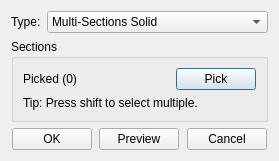
<?xml version="1.0" encoding="UTF-8"?>
<ui version="4.0">
 <class>SolidMultiSectionInfoDialog</class>
 <widget class="QDialog" name="SolidMultiSectionInfoDialog">
  <property name="geometry">
   <rect>
    <x>0</x>
    <y>0</y>
    <width>279</width>
    <height>152</height>
   </rect>
  </property>
  <property name="windowTitle">
   <string>Multi-Sections Solid</string>
  </property>
  <layout class="QGridLayout" name="gridLayout_4">
   <item row="0" column="0">
    <widget class="QWidget" name="widget_2" native="true">
     <property name="sizePolicy">
      <sizepolicy hsizetype="Preferred" vsizetype="Fixed">
       <horstretch>0</horstretch>
       <verstretch>0</verstretch>
      </sizepolicy>
     </property>
     <layout class="QGridLayout" name="gridLayout_2">
      <property name="leftMargin">
       <number>0</number>
      </property>
      <property name="topMargin">
       <number>0</number>
      </property>
      <property name="rightMargin">
       <number>0</number>
      </property>
      <property name="bottomMargin">
       <number>0</number>
      </property>
      <item row="0" column="0">
       <widget class="QLabel" name="label">
        <property name="sizePolicy">
         <sizepolicy hsizetype="Fixed" vsizetype="Preferred">
          <horstretch>0</horstretch>
          <verstretch>0</verstretch>
         </sizepolicy>
        </property>
        <property name="text">
         <string>Type:</string>
        </property>
       </widget>
      </item>
      <item row="0" column="1">
       <widget class="QComboBox" name="comb_type">
        <item>
         <property name="text">
          <string>Multi-Sections Solid</string>
         </property>
        </item>
       </widget>
      </item>
     </layout>
    </widget>
   </item>
   <item row="1" column="0">
    <widget class="QStackedWidget" name="stackedWidget">
     <widget class="QWidget" name="page">
      <layout class="QGridLayout" name="gridLayout">
       <property name="leftMargin">
        <number>0</number>
       </property>
       <property name="topMargin">
        <number>0</number>
       </property>
       <property name="rightMargin">
        <number>0</number>
       </property>
       <property name="bottomMargin">
        <number>0</number>
       </property>
       <item row="0" column="0">
        <widget class="QGroupBox" name="groupBox">
         <property name="sizePolicy">
          <sizepolicy hsizetype="Preferred" vsizetype="Fixed">
           <horstretch>0</horstretch>
           <verstretch>0</verstretch>
          </sizepolicy>
         </property>
         <property name="title">
          <string>Sections</string>
         </property>
         <layout class="QGridLayout" name="gridLayout_5">
          <item row="0" column="3">
           <widget class="QPushButton" name="pb_selectsource">
            <property name="sizePolicy">
             <sizepolicy hsizetype="Fixed" vsizetype="Fixed">
              <horstretch>0</horstretch>
              <verstretch>0</verstretch>
             </sizepolicy>
            </property>
            <property name="text">
             <string>Pick</string>
            </property>
           </widget>
          </item>
          <item row="0" column="1">
           <widget class="QLabel" name="lb_source">
            <property name="text">
             <string>Picked (0)</string>
            </property>
           </widget>
          </item>
          <item row="1" column="1" colspan="3">
           <widget class="QLabel" name="label_2">
            <property name="text">
             <string>Tip: Press shift to select multiple.</string>
            </property>
           </widget>
          </item>
         </layout>
        </widget>
       </item>
       <item row="2" column="0">
        <spacer name="verticalSpacer">
         <property name="orientation">
          <enum>Qt::Vertical</enum>
         </property>
         <property name="sizeHint" stdset="0">
          <size>
           <width>20</width>
           <height>40</height>
          </size>
         </property>
        </spacer>
       </item>
      </layout>
     </widget>
    </widget>
   </item>
   <item row="2" column="0">
    <widget class="QWidget" name="widget" native="true">
     <property name="sizePolicy">
      <sizepolicy hsizetype="Preferred" vsizetype="Fixed">
       <horstretch>0</horstretch>
       <verstretch>0</verstretch>
      </sizepolicy>
     </property>
     <layout class="QGridLayout" name="gridLayout_3">
      <property name="leftMargin">
       <number>0</number>
      </property>
      <property name="topMargin">
       <number>0</number>
      </property>
      <property name="rightMargin">
       <number>0</number>
      </property>
      <property name="bottomMargin">
       <number>0</number>
      </property>
      <item row="0" column="4">
       <spacer name="horizontalSpacer_3">
        <property name="orientation">
         <enum>Qt::Horizontal</enum>
        </property>
        <property name="sizeHint" stdset="0">
         <size>
          <width>40</width>
          <height>20</height>
         </size>
        </property>
       </spacer>
      </item>
      <item row="0" column="1">
       <widget class="QPushButton" name="pb_ok">
        <property name="text">
         <string>OK</string>
        </property>
       </widget>
      </item>
      <item row="0" column="3">
       <widget class="QPushButton" name="pb_preview">
        <property name="text">
         <string>Preview</string>
        </property>
       </widget>
      </item>
      <item row="0" column="5">
       <widget class="QPushButton" name="pb_cancel">
        <property name="text">
         <string>Cancel</string>
        </property>
       </widget>
      </item>
      <item row="0" column="2">
       <spacer name="horizontalSpacer_2">
        <property name="orientation">
         <enum>Qt::Horizontal</enum>
        </property>
        <property name="sizeHint" stdset="0">
         <size>
          <width>40</width>
          <height>20</height>
         </size>
        </property>
       </spacer>
      </item>
      <item row="0" column="0">
       <spacer name="horizontalSpacer">
        <property name="orientation">
         <enum>Qt::Horizontal</enum>
        </property>
        <property name="sizeHint" stdset="0">
         <size>
          <width>40</width>
          <height>20</height>
         </size>
        </property>
       </spacer>
      </item>
      <item row="0" column="6">
       <spacer name="horizontalSpacer_4">
        <property name="orientation">
         <enum>Qt::Horizontal</enum>
        </property>
        <property name="sizeHint" stdset="0">
         <size>
          <width>40</width>
          <height>20</height>
         </size>
        </property>
       </spacer>
      </item>
     </layout>
    </widget>
   </item>
  </layout>
 </widget>
 <resources/>
 <connections/>
</ui>
